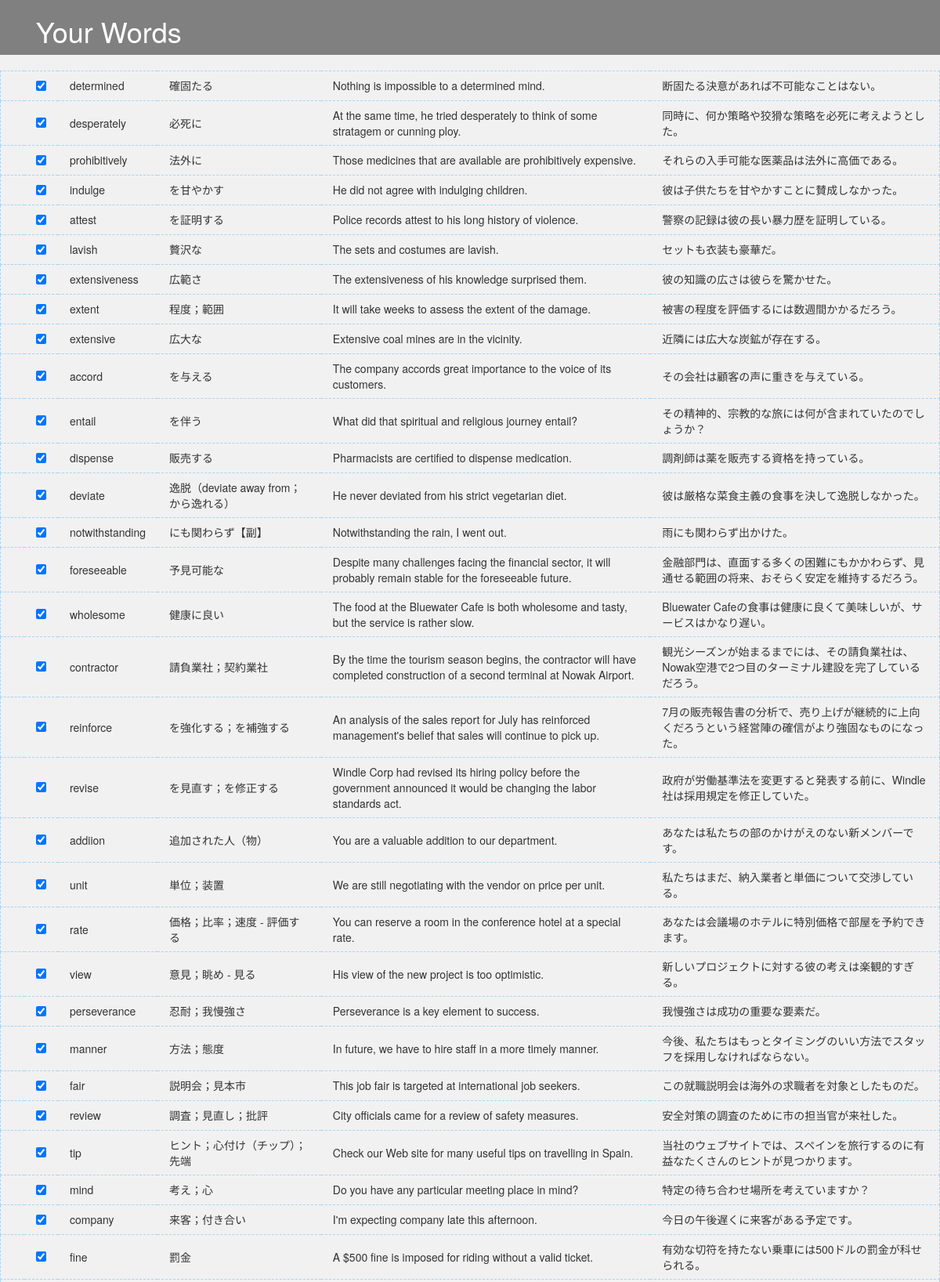
The page /config (upper part) on the database its author committed.
### word/models.py (models this page shows)
class Word(models.Model):
    word = models.CharField(max_length=50)
    meaning = models.CharField(max_length=50)
    en_sentence = models.CharField(max_length=10000000)
    jp_sentence = models.CharField(max_length=10000000)
    created_at = models.DateTimeField(default=datetime.now, blank=True)
    cnt_correct = models.IntegerField(default=0)
    cnt_wrong = models.IntegerField(default=0)

### word/views.py (the view)
# urls.py: path('config', views.config, name="config"),
def config(request):
    lists = Word.objects.all().order_by("id").reverse()
    context = {
        "lists": lists,
    }
    return render(request, "config.html", context)

### templates/config.html (shortened to what this page needs)
<!DOCTYPE html>
<html lang="en" dir="ltr">
<head>
  <link rel="stylesheet" href="https://maxcdn.bootstrapcdn.com/bootstrap/3.4.0/css/bootstrap.min.css">
</head>
<body>
  <nav class="row" style="background: grey; color: white;">
    <a href="/" style="text-decoration: none; color: white;">
      <div align="center"><h1 class="col-md-3 text-center">Your Words</h1></div>
    </a>
  </nav>
    <div class="w-100 notBorder">
      <table border="0">
        {% for list in lists %}
          <form action="{% url 'update' list.id %}" method="POST">
            <tr>
              <td><input name="checkbox" id="id" type="hidden" value="0"></td>
              <td><input name="checkbox" id="id" type="checkbox" value="1" checked="checked"></td>
              <td>{{list.word}}</td>
              <td>{{list.meaning}}</td>
              <td>{{list.en_sentence}}</td>
              <td>{{list.jp_sentence}}</td>
            </tr>
          </form>
        {% endfor %}
      </table>
    </div>
</body>
</html>

### templates/config.html (style rules this page uses)
* { box-sizing: border-box; }
body { background: #f1f1f1; }
th, td { padding: 8px 15px; border: dashed 1px #a8d4f3; }
table { width: 100%; }
form { width: 100%; }
input { margin: 0px 5px; padding: 5px; }
.notBorder td { border: none; }
.notBorder tr { border: dashed 1px #a8d4f3; }

### rows shown on the page
Word: word "determined", meaning "確固たる", en_sentence "Nothing is impossible to a determined mind.", jp_sentence "断固たる決意があれば不可能なことはない。"
Word: word "desperately", meaning "必死に", en_sentence "At the same time, he tried desperately to think of some stratagem or cunning ploy.", jp_sentence "同時に、何か策略や狡猾な策略を必死に考えようとした。"
Word: word "prohibitively", meaning "法外に", en_sentence "Those medicines that are available are prohibitively expensive.", jp_sentence "それらの入手可能な医薬品は法外に高価である。"
Word: word "indulge", meaning "を甘やかす", en_sentence "He did not agree with indulging children.", jp_sentence "彼は子供たちを甘やかすことに賛成しなかった。"
Word: word "attest", meaning "を証明する", en_sentence "Police records attest to his long history of violence.", jp_sentence "警察の記録は彼の長い暴力歴を証明している。"
Word: word "lavish", meaning "贅沢な", en_sentence "The sets and costumes are lavish.", jp_sentence "セットも衣装も豪華だ。"
Word: word "extensiveness", meaning "広範さ", en_sentence "The extensiveness of his knowledge surprised them.", jp_sentence "彼の知識の広さは彼らを驚かせた。"
Word: word "extent", meaning "程度；範囲", en_sentence "It will take weeks to assess the extent of the damage.", jp_sentence "被害の程度を評価するには数週間かかるだろう。"
Word: word "extensive", meaning "広大な", en_sentence "Extensive coal mines are in the vicinity.", jp_sentence "近隣には広大な炭鉱が存在する。"
Word: word "accord", meaning "を与える", en_sentence "The company accords great importance to the voice of its customers.", jp_sentence "その会社は顧客の声に重きを与えている。"
Word: word "entail", meaning "を伴う", en_sentence "What did that spiritual and religious journey entail?", jp_sentence "その精神的、宗教的な旅には何が含まれていたのでしょうか？"
Word: word "dispense", meaning "販売する", en_sentence "Pharmacists are certified to dispense medication.", jp_sentence "調剤師は薬を販売する資格を持っている。"
Word: word "deviate", meaning "逸脱（deviate away from；から逸れる）", en_sentence "He never deviated from his strict vegetarian diet.", jp_sentence "彼は厳格な菜食主義の食事を決して逸脱しなかった。"
Word: word "notwithstanding", meaning "にも関わらず【副】", en_sentence "Notwithstanding the rain, I went out.", jp_sentence "雨にも関わらず出かけた。"
Word: word "foreseeable", meaning "予見可能な", en_sentence "Despite many challenges facing the financial sector, it will probably remain stable for the foreseeable future.", jp_sentence "金融部門は、直面する多くの困難にもかかわらず、見通せる範囲の将来、おそらく安定を維持するだろう。"
Word: word "wholesome", meaning "健康に良い", en_sentence "The food at the Bluewater Cafe is both wholesome and tasty, but the service is rather slow.", jp_sentence "Bluewater Cafeの食事は健康に良くて美味しいが、サービスはかなり遅い。"
Word: word "contractor", meaning "請負業社；契約業社", en_sentence "By the time the tourism season begins, the contractor will have completed construction of a second terminal at Nowak Airport.", jp_sentence "観光シーズンが始まるまでには、その請負業社は、Nowak空港で2つ目のターミナル建設を完了しているだろう。"
Word: word "reinforce", meaning "を強化する；を補強する", en_sentence "An analysis of the sales report for July has reinforced management's belief that sales will continue to pick up.", jp_sentence "7月の販売報告書の分析で、売り上げが継続的に上向くだろうという経営陣の確信がより強固なものになった。"
Word: word "revise", meaning "を見直す；を修正する", en_sentence "Windle Corp had revised its hiring policy before the government announced it would be changing the labor standards act.", jp_sentence "政府が労働基準法を変更すると発表する前に、Windle社は採用規定を修正していた。"
Word: word "addiion", meaning "追加された人（物）", en_sentence "You are a valuable addition to our department.", jp_sentence "あなたは私たちの部のかけがえのない新メンバーです。"
Word: word "unit", meaning "単位；装置", en_sentence "We are still negotiating with the vendor on price per unit.", jp_sentence "私たちはまだ、納入業者と単価について交渉している。"
Word: word "rate", meaning "価格；比率；速度 - 評価する", en_sentence "You can reserve a room in the conference hotel at a special rate.", jp_sentence "あなたは会議場のホテルに特別価格で部屋を予約できます。"
Word: word "view", meaning "意見；眺め - 見る", en_sentence "His view of the new project is too optimistic.", jp_sentence "新しいプロジェクトに対する彼の考えは楽観的すぎる。"
Word: word "perseverance", meaning "忍耐；我慢強さ", en_sentence "Perseverance is a key element to success.", jp_sentence "我慢強さは成功の重要な要素だ。"
Word: word "manner", meaning "方法；態度", en_sentence "In future, we have to hire staff in a more timely manner.", jp_sentence "今後、私たちはもっとタイミングのいい方法でスタッフを採用しなければならない。"
Word: word "fair", meaning "説明会；見本市", en_sentence "This job fair is targeted at international job seekers.", jp_sentence "この就職説明会は海外の求職者を対象としたものだ。"
Word: word "review", meaning "調査；見直し；批評", en_sentence "City officials came for a review of safety measures.", jp_sentence "安全対策の調査のために市の担当官が来社した。"
Word: word "tip", meaning "ヒント；心付け（チップ）；先端", en_sentence "Check our Web site for many useful tips on travelling in Spain.", jp_sentence "当社のウェブサイトでは、スペインを旅行するのに有益なたくさんのヒントが見つかります。"
Word: word "mind", meaning "考え；心", en_sentence "Do you have any particular meeting place in mind?", jp_sentence "特定の待ち合わせ場所を考えていますか？"
Word: word "company", meaning "来客；付き合い", en_sentence "I'm expecting company late this afternoon.", jp_sentence "今日の午後遅くに来客がある予定です。"
Word: word "fine", meaning "罰金", en_sentence "A $500 fine is imposed for riding without a valid ticket.", jp_sentence "有効な切符を持たない乗車には500ドルの罰金が科せられる。"
